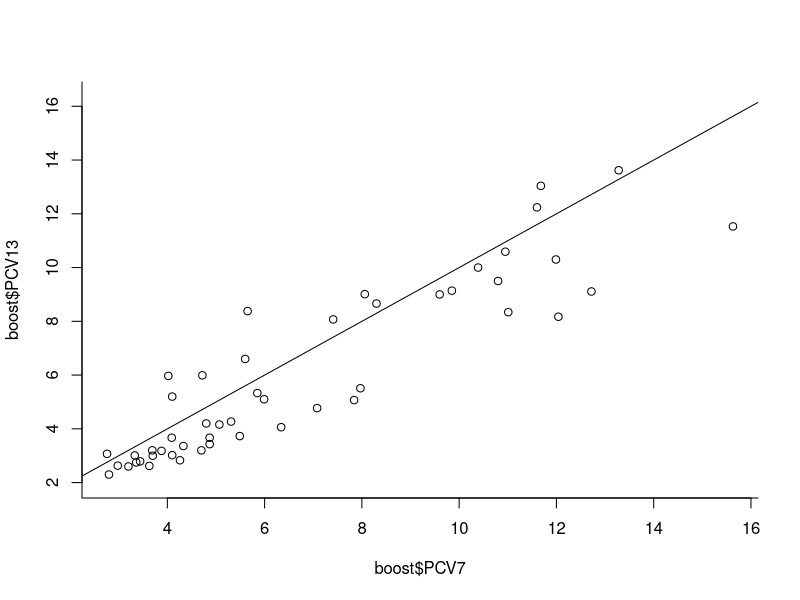
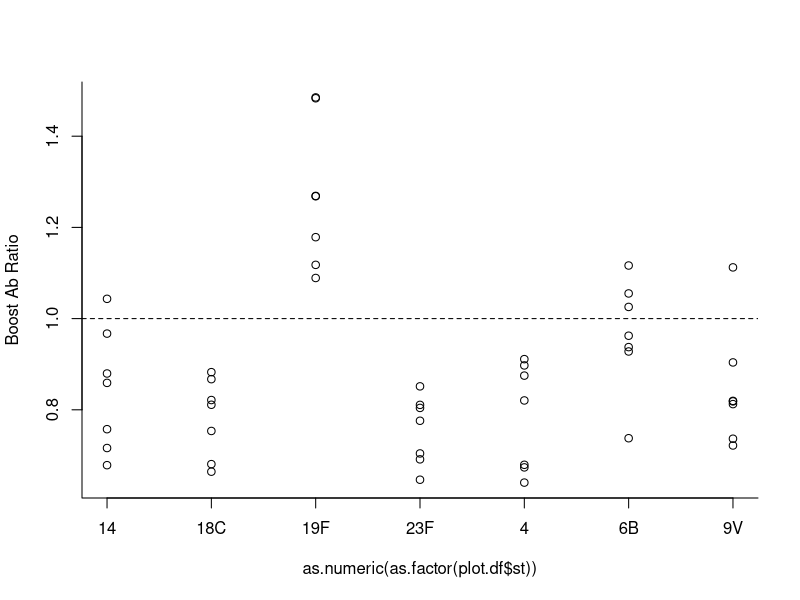
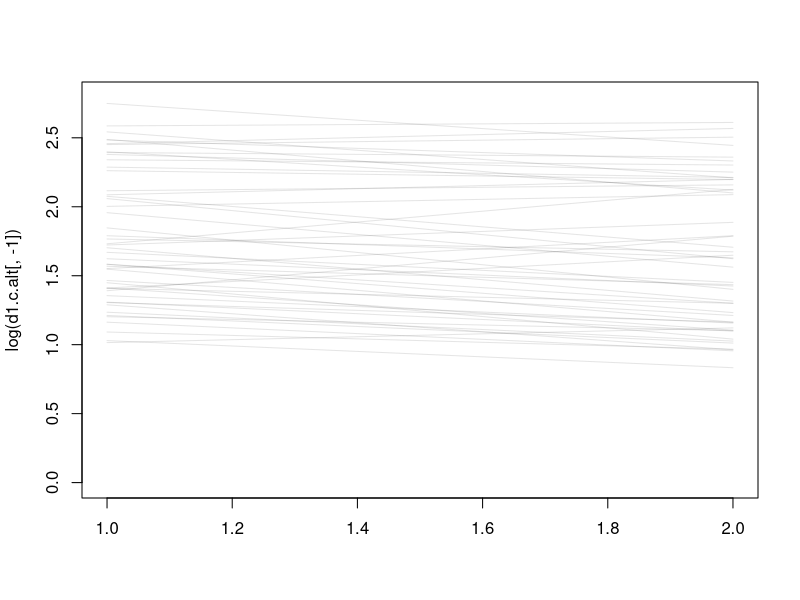

The R script that drew these images, in order:
## ---- chunk 1
knitr::opts_chunk$set(echo = TRUE)
library(readxl)
library(reshape2)
## ---- chunk 2
pcv7sts <- c('4','6B','9V','14','18C','19F','23F')
d1 <- read_excel("./Data/IgGGMCs.xlsx")
names(d1)[1] <- 'vax'
d1$timepoint_dose_weeks <- NULL
d1.m <- melt(d1, id.vars=c('vax','Dose','Trial'))
d1.m$variable <- gsub('serotype', '', d1.m$variable)
d1.m <- d1.m[d1.m$variable %in% pcv7sts ,]
d1.c <- acast(d1.m, vax~Dose~Trial+variable)

boost <- as.data.frame(t(d1.c[,'Booster',]))
## ---- chunk 3
plot(boost$PCV7, boost$PCV13, bty='l')
abline(a=0, b=1)
## ---- chunk 4

## ---- chunk 5
ratio <- boost$PCV13/boost$PCV7
study <- gsub( "_.*$", "", rownames(boost) )
st <- gsub( ".*_", "", rownames(boost) )

plot.df <- cbind.data.frame(ratio, study, st)

plot(as.numeric(as.factor(plot.df$st)), plot.df$ratio, xaxt='n', bty='l', ylab='Boost Ab Ratio')
axis (side=1, at=c(1:length(unique(plot.df$st))), labels=unique(plot.df$st) )
abline(h=1, lty=2)

## ---- chunk 6
d1.m.boost <- d1.m[d1.m$Dose=='Booster',]
d1.c.alt <- dcast(d1.m.boost, vax~Trial+variable)

d1.c.alt$vax.d <- 0
d1.c.alt$vax.d[d1.c.alt$vax=='PCV13'] <- 1
d1.c.alt <- d1.c.alt[c(2,1),]

matplot(log(d1.c.alt[,-1]), type='l', col=rgb(0,0,0,alpha=0.1), lty=1)
